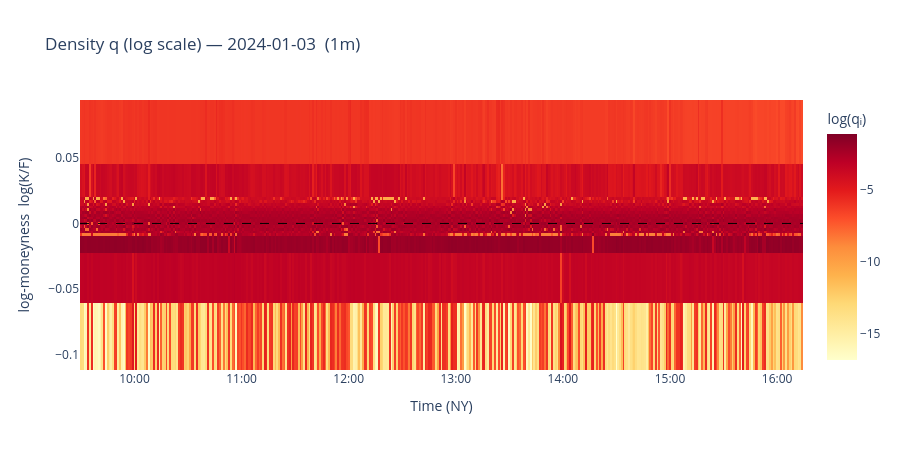

This figure's notebook cell:
### Code cell
# ── Risk-neutral density q heatmap ───────────────────────────────────────
import datetime as _dt
from zoneinfo import ZoneInfo

import plotly.graph_objects as go

_ny = ZoneInfo("America/New_York")

if not good:
    fig = go.Figure()
    fig.update_layout(title="Density q — no data")
else:
    n = len(good)
    mat = np.full((len(anchor_lk), n), np.nan)
    ts_nums = np.empty(n)
    for j, r in enumerate(good):
        mat[:, j] = r["densities"][0]
        ts_nums[j] = _ts_num(r)

    x_dt = [_dt.datetime.fromtimestamp(t, tz=_ny) for t in ts_nums]
    log_mat = np.log(np.where(mat > 0, mat, np.nan))

    fig = go.Figure(
        go.Heatmap(
            x=x_dt,
            y=anchor_lk,
            z=log_mat,
            colorscale="YlOrRd",
            colorbar=dict(title="log(qᵢ)"),
        )
    )

    fig.add_hline(y=0, line=dict(color="black", width=1, dash="dash"))

    fig.update_layout(
        title=f"Density q (log scale) — {TRADE_DATE}  ({BATCH_FREQ})",
        xaxis=dict(title="Time (NY)", tickformat="%H:%M"),
        yaxis=dict(title="log-moneyness  log(K/F)"),
        width=900,
        height=450,
    )

fig

### Figure 1 — Plotly figure (JSON) as saved in the notebook; plotly's stock layout.template omitted (floating-point values rounded to 4 significant figures; data arrays with more than 128 entries replaced by an {"elided": "..."} marker saying what was removed)
{"data": [{"colorbar": {"title": {"text": "log(qᵢ)"}}, "colorscale": [[0, "rgb(255,255,204)"], [0.125, "rgb(255,237,160)"], [0.25, "rgb(254,217,118)"], [0.375, "rgb(254,178,76)"], [0.5, "rgb(253,141,60)"], [0.625, "rgb(252,78,42)"], [0.75, "rgb(227,26,28)"], [0.875, "rgb(189,0,38)"], [1, "rgb(128,0,38)"]], "type": "heatmap", "x": {"elided": "405 str values"}, "y": [-0.08606, -0.03477, -0.01083, -0.008681, -0.006537, -0.004398, -0.002264, -0.0001338, 0.001992, 0.004113, 0.006229, 0.008341, 0.01045, 0.01255, 0.01465, 0.01674, 0.01883, 0.02092, 0.06971], "z": {"elided": "19x405 float values"}}], "layout": {"height": 450, "shapes": [{"line": {"color": "black", "dash": "dash", "width": 1}, "type": "line", "x0": 0, "x1": 1, "xref": "x domain", "y0": 0, "y1": 0, "yref": "y"}], "title": {"text": "Density q (log scale) — 2024-01-03  (1m)"}, "width": 900, "xaxis": {"tickformat": "%H:%M", "title": {"text": "Time (NY)"}}, "yaxis": {"title": {"text": "log-moneyness  log(K/F)"}}}}
